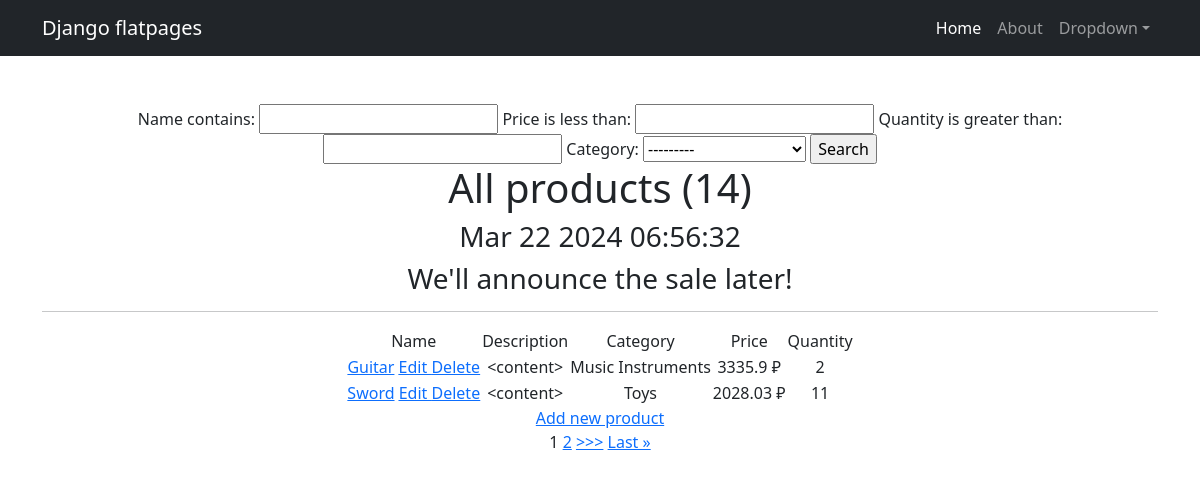
Before: /products/ with the older database file.
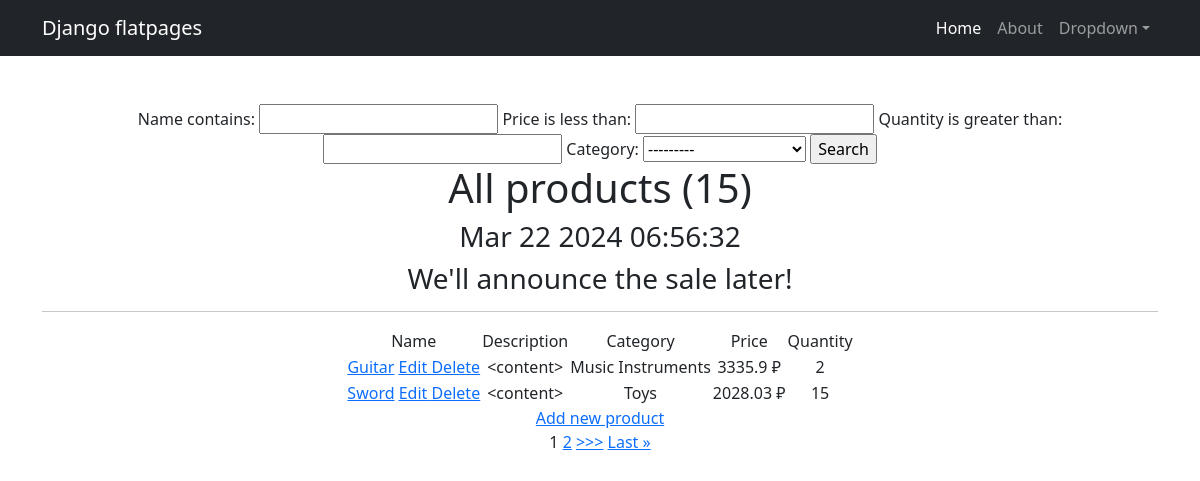
After: the same page with the newer database file.
### simpleapp/models.py (models this page shows, shortened)
class Product(models.Model):
    name = models.CharField(
        max_length=50,
        unique=True,  # названия товаров не должны повторяться
    )
    description = models.TextField(
    )
    quantity = models.IntegerField(
        validators=[MinValueValidator(0, 'Quantity should be >= 0')],  # количество не может быть меньше 0
    )
    category = models.ForeignKey(
        to='Category',
        on_delete=models.CASCADE,
        related_name='products',  # все продукты в категории будут доступны через поле products
    )
    price = models.FloatField(
        validators=[MinValueValidator(0.0)],
    )
    def __str__(self):
        return f'{self.name.title()}: {self.description[:20]} ({self.price})'

class Category(models.Model):
    name = models.CharField(max_length=100, unique=True)
    def __str__(self):
        return self.name.title()

### simpleapp/views.py (the view)
# urls.py: path('', ProductsList.as_view()),
class ProductsList(ListView):
    model = Product
    ordering = '-price'
    template_name = 'products.html'
    context_object_name = 'products'  # по умолчанию носит имя 'object_list' и 'form'(?)
    paginate_by = 2  # поставим постраничный вывод в два элемента
    def get_context_data(self, **kwargs):
        context = super().get_context_data(**kwargs)  # сначала переопределяем набор аргументов класса
        context['filter'] = ProductFilter(self.request.GET, queryset=self.get_queryset())
        try:
            context['parameter'] = context['filter'].data.urlencode()
        except AttributeError:
            pass
        context['time_now'] = datetime.now()
        context['next_sale'] = None
        pprint(context)  # вывод всего содержимого объекта (context) в консоль
        return context
    def get_queryset(self):
        queryset = super().get_queryset()
        return ProductFilter(self.request.GET, queryset=queryset).qs

### simpleapp/templatetags/custom_filters.py (called while the page is built)
@register.filter()
def currency(value, code='rub'):
    postfix = CURRENCIES_SYMBOLS[code]
    return f'{value} {postfix}'

### simpleapp/templatetags/custom_tags.py (called while the page is built)
@register.simple_tag()
def current_time(format_string='%b %d %Y'):
    return datetime.now().strftime(format_string)

### templates/products.html (shortened to what this page needs)
{% extends 'flatpages/default.html' %}
{% load custom_filters %}
{% load custom_tags %}
{% block content %}
   <form method="GET">
       {{ filter.form }}
       <input type="submit" value="Search">
   </form>
   <h1>All products ({{ paginator.count }})</h1>
   <h3>{% current_time '%b %d %Y %H:%M:%S' %}</h3>
   <h3> {{ next_sale|default_if_none:"We'll announce the sale later!" }} </h3>
   <hr>
   {% if products %}
       <table align="center">
           <tr>
               <td>Name</td>
               <td>Description</td>
               <td>Category</td>
               <td>Price</td>
               <td>Quantity</td>
           </tr>
           {% for product in products %}
           <tr>
               <td>
                   <a href="{% url 'product_detail' product.id %}">{{ product.name|title }}</a>
                   <a href="{% url 'product_update' product.id %}"><u> Edit </u></a>
                   <a href="{% url 'product_delete' product.id %}"><u> Delete </u></a>
               </td>
               <td>{{ product.description|truncatechars:15 }}</td>
               <td>{{ product.category.name|title }}</td>
               <td>{{ product.price|currency }}</td>
               <td>{{ product.quantity }}</td>
           </tr>
           {% endfor %}
       </table>
   {% else %}
       <h2>There are no products!</h2>
   {% endif %}
   <a href="{% url 'product_create' %}">Add new product</a><br>
    {% if is_paginated %}
        {% for num in page_obj.paginator.page_range %}
            {% if page_obj.number == num %}
                <a>{{ num }}</a>
            {% elif num > page_obj.number|add:'-2' and num < page_obj.number|add:'2' %}
                <a href="?page={{ num }}">{{ num }}</a>
            {% endif %}
        {% endfor %}
        {% if page_obj.has_next %}
            <a href="?page={{ page_obj.next_page_number }}">>>></a>
            <a href="?page={{ page_obj.paginator.num_pages }}">Last &raquo;</a>
        {% endif %}
    {% endif %}
{% endblock content %}

Changed rows visible on the page:
changed Product "Sword": quantity "11" → "15"
Other visible differences:
{{ paginator.count }}: "14" → "15"
